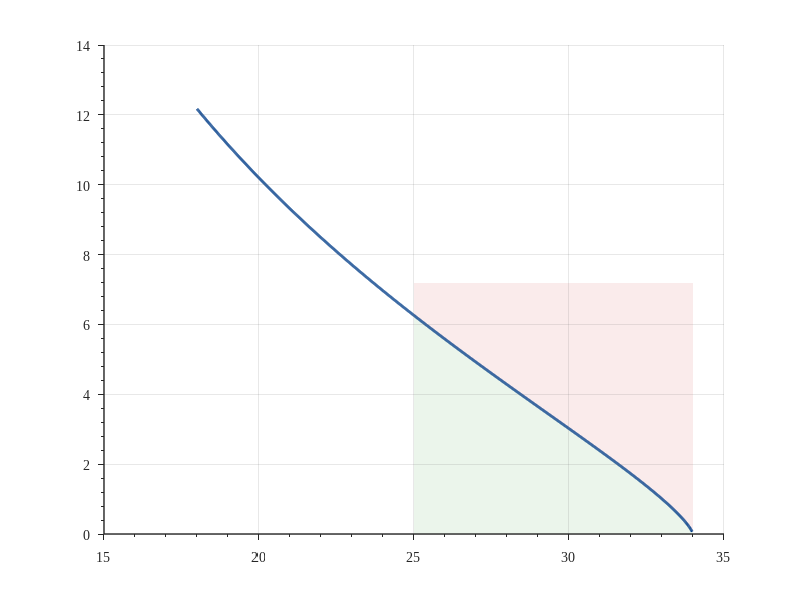

This figure's MATLAB source: (Note: this script raises an error after producing the figure.)
%% plot_fig_3_7_criterion_parameter_space.m
% 图3-7：色散效应工程判据的参数空间约束（不可能三角）
% 优化目标：博士论文出版级画质（LaTeX字体、矢量配色、精细标注）
% 生成日期：2026-01-24
% 对应章节：3.4.2 色散效应忽略阈值的理论推导与工程界定

clear; clc; close all;

%% 1. 全局绘图参数设置（Publication Standards）
fig_width = 16;                 % cm
fig_height = 10;                % cm
font_en = 'Times New Roman';    % 英文字体
font_cn = 'SimHei';             % 中文字体
font_size_base = 10;            % 基础字号

% 颜色定义（RGB 归一化）
color_curve = [0, 60, 136]/255;     % 深蓝 - 主曲线
color_safe = [235, 245, 235]/255;   % 淡绿 - 安全区
color_fail = [250, 235, 235]/255;   % 淡红 - 失效区
color_typ = [200, 30, 30]/255;      % 深红 - 典型工况点
color_text = [0.15, 0.15, 0.15];    % 深灰 - 文字

%% 2. 物理模型计算
c = 3e8;
f0 = 34e9;
d = 0.15;
tau_0 = d/c;
eta_th = 1;

f_p_range = linspace(18e9, 37e9, 1200); % 扩展范围以平滑曲线
B_max = nan(size(f_p_range));

for i = 1:numel(f_p_range)
    f_p = f_p_range(i);
    ratio = f_p / f0;
    if ratio >= 0.9995
        continue;
    end

    % eta 线性化单位值（B = 1 Hz 时）
    eta_unit = (1/f0) * ratio^2 / (1 - ratio^2)^(3/2);

    % eta 与带宽成正比：B^2 * eta_unit * tau_0 = 1
    B_max(i) = sqrt(eta_th / (eta_unit * tau_0));
end

% 数据清洗（去除 NaN 与无穷）
valid_idx = ~isnan(B_max) & ~isinf(B_max);
f_p_plot = f_p_range(valid_idx) / 1e9;
B_max_plot = B_max(valid_idx) / 1e9;

%% 2.1 两种工况的 ξ 值计算与打印
B_sys_Hz = 3e9;   % 系统带宽 (Hz)，与图中 B_sys = 3 GHz 一致
f_p_A = 29e9;     % Case A 截止频率 (Hz)
f_p_B = 33.5e9;   % Case B 截止频率 (Hz)
ratio_A = f_p_A / f0;
ratio_B = f_p_B / f0;
eta_unit_A = (1/f0) * ratio_A^2 / (1 - ratio_A^2)^(3/2);
eta_unit_B = (1/f0) * ratio_B^2 / (1 - ratio_B^2)^(3/2);
eta_A = B_sys_Hz * eta_unit_A;
eta_B = B_sys_Hz * eta_unit_B;
xi_A = B_sys_Hz * eta_A * tau_0;
xi_B = B_sys_Hz * eta_B * tau_0;

fprintf('工况 A (f_p = 29 GHz, B = 3 GHz): ξ_A = B·η·τ_0 = %.4f\n', xi_A);
fprintf('工况 B (f_p = 33.5 GHz, B = 3 GHz): ξ_B = B·η·τ_0 = %.4f\n', xi_B);

%% 3. 绘图层级构建
figure('Units', 'centimeters', 'Position', [5, 5, fig_width, fig_height], 'Color', 'w');
ax = gca;
hold on;

% --- A. 绘制背景区域 ---
y_limit_max = 7.2; 
x_limit_min = 25;
x_limit_max = 34;

% 裁剪到显示区间，避免填充区域出现空白
in_view = f_p_plot >= x_limit_min & f_p_plot <= x_limit_max;
f_p_view = f_p_plot(in_view);
B_view = B_max_plot(in_view);

% 安全区（下部）
x_poly_safe = [x_limit_min, f_p_view, x_limit_max, x_limit_max, x_limit_min];
y_poly_safe = [0, B_view, B_view(end), 0, 0];
fill(x_poly_safe, y_poly_safe, color_safe, 'EdgeColor', 'none', 'FaceAlpha', 1);

% 失效区（上部）
x_poly_fail = [x_limit_min, f_p_view, x_limit_max, x_limit_max, x_limit_min];
y_poly_fail = [y_limit_max, B_view, B_view(end), y_limit_max, y_limit_max];
fill(x_poly_fail, y_poly_fail, color_fail, 'EdgeColor', 'none', 'FaceAlpha', 1);

% --- B. 网格与边框 ---
grid on;
set(ax, 'Layer', 'top', ...
    'GridColor', [0.4, 0.4, 0.4], ...
    'GridAlpha', 0.15, ...
    'LineWidth', 1.0, ...
    'TickDir', 'out', ...
    'FontName', font_en, ...
    'FontSize', font_size_base, ...
    'XMinorTick', 'on', 'YMinorTick', 'on');

% --- C. 主曲线 ---
plot(f_p_plot, B_max_plot, 'LineWidth', 2.0, 'Color', color_curve);

% --- D. 关键数据点 ---
% （已移除 f_p=20/30 GHz 的通用标记，改为针对 Case B 的临界点标注）

% 系统带宽参考线（贯穿全图）
B_sys = 3;
yline(B_sys, '--', 'Color', [0.6, 0.6, 0.6], 'LineWidth', 0.8);
text(x_limit_min + 0.2, B_sys + 0.25, '系统带宽 B = 3 GHz', ...
    'FontName', font_cn, 'FontSize', 8, 'Color', [0.45, 0.45, 0.45]);

% 典型工况点（29 GHz, 3 GHz）- 安全区内
f_typ = 29; B_typ = B_sys;
plot([f_typ, f_typ], [0, B_typ], '--', 'Color', [0.6, 0.6, 0.6], 'LineWidth', 0.8);
h_pt_safe = plot(f_typ, B_typ, 'o', 'MarkerSize', 7, ...
    'MarkerFaceColor', color_typ, 'MarkerEdgeColor', 'none');
text(f_typ - 0.3, B_typ - 0.4, 'Case A', ...
    'FontName', font_en, 'FontSize', 9, 'FontWeight', 'bold', ...
    'Color', color_typ, 'HorizontalAlignment', 'right');

% 失效工况点（33.5 GHz, 3 GHz）- 失效区内
f_fail = 33.5; B_fail = B_sys;
plot([f_fail, f_fail], [0, B_fail], '--', 'Color', [0.6, 0.6, 0.6], 'LineWidth', 0.8);
h_pt_fail = plot(f_fail, B_fail, 'v', 'MarkerSize', 7, ...
    'MarkerFaceColor', color_curve, 'MarkerEdgeColor', 'none');
text(f_fail - 0.2, B_fail + 0.6, 'Case B', ...
    'FontName', font_en, 'FontSize', 9, 'FontWeight', 'bold', ...
    'Color', color_curve, 'HorizontalAlignment', 'right');

% Case B 对应的允许最大带宽（判据曲线交点）
B_fail_max = interp1(f_p_plot, B_max_plot, f_fail, 'linear', 'extrap');
plot(f_fail, B_fail_max, 's', 'MarkerSize', 6, ...
    'MarkerFaceColor', 'w', 'MarkerEdgeColor', color_curve, 'LineWidth', 1.1);
text(f_fail - 0.4, B_fail_max + 0.2, ...
    sprintf('B_{max} \\approx %.2f GHz', B_fail_max), ...
    'FontName', font_en, 'FontSize', 7.5, 'Color', color_curve, ...
    'HorizontalAlignment', 'right');

% --- E. 区域文字标注 ---
text(30.8, 6.4, '失效区 (Failure Zone)', ...
    'FontName', font_cn, 'FontSize', 11, 'Color', [0.6, 0.2, 0.2], 'FontWeight', 'bold', 'HorizontalAlignment', 'center');
text(30.8, 5.8, '$\xi > 1$', ...
    'Interpreter', 'latex', 'FontSize', 12, 'Color', [0.6, 0.2, 0.2], 'HorizontalAlignment', 'center');

text(26.8, 1.7, '安全区 (Safe Zone)', ...
    'FontName', font_cn, 'FontSize', 11, 'Color', [0.1, 0.5, 0.1], 'FontWeight', 'bold', 'HorizontalAlignment', 'center');
text(26.8, 1.2, '$\xi < 1$', ...
    'Interpreter', 'latex', 'FontSize', 12, 'Color', [0.1, 0.5, 0.1], 'HorizontalAlignment', 'center');

%% 4. 坐标轴与标题
xlabel('截止频率 f_p (GHz)', 'Interpreter', 'tex', 'FontName', font_cn, 'FontSize', 11);
ylabel('允许最大带宽 B_{max} (GHz)', 'Interpreter', 'tex', 'FontName', font_cn, 'FontSize', 11);

% 标题（论文最终版可注释掉）
% title('色散效应工程判据约束曲线', 'FontName', font_cn, 'FontSize', 12);

xlim([x_limit_min, x_limit_max]);
ylim([0, y_limit_max]);

legend([h_pt_safe, h_pt_fail], {'典型透射诊断工况', '失效工况'}, ...
    'FontName', font_cn, 'FontSize', 9, 'Location', 'northeast', 'Box', 'on');

%% 5. 高清输出
output_dir = fullfile(fileparts(mfilename('fullpath')), '..', 'figures');
if ~exist(output_dir, 'dir')
    mkdir(output_dir);
end

print('-dpng', '-r600', fullfile(output_dir, '图3-7_色散判据_PhD版本.png'));
print('-dsvg', fullfile(output_dir, '图3-7_色散判据_PhD版本.svg'));

fprintf('✓ 博士论文标准插图已生成。\n');
